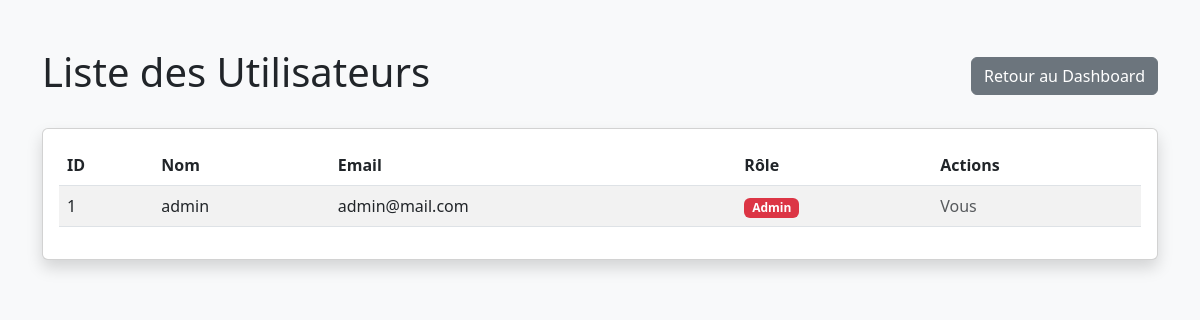
The page /admin/users.php (signed in) on the database its author committed.
### tables this page shows
CREATE TABLE IF NOT EXISTS `users` (
  `id` int(11) NOT NULL AUTO_INCREMENT,
  `nom` varchar(100) NOT NULL,
  `email` varchar(150) NOT NULL,
  `password` varchar(255) NOT NULL,
  `role` enum('user','admin') DEFAULT 'user',
  PRIMARY KEY (`id`),
  UNIQUE KEY `email` (`email`)
);

### admin/users.php (the view, shortened to what this page needs)
<?php
require_once '../config/db.php';
$stmt = $pdo->query("SELECT * FROM users ORDER BY id DESC");
$users = $stmt->fetchAll();
?>
<!DOCTYPE html>
<html lang="fr">
<head>
    <link href="https://cdn.jsdelivr.net/npm/bootstrap@5.3.0/dist/css/bootstrap.min.css" rel="stylesheet">
</head>
<body class="bg-light">
<div class="container mt-5">
    <div class="d-flex justify-content-between align-items-center mb-4">
        <h1>Liste des Utilisateurs</h1>
        <a href="index.php" class="btn btn-secondary">Retour au Dashboard</a>
    </div>
    <div class="card shadow">
        <div class="card-body">
            <table class="table table-striped">
                <thead>
                    <tr>
                        <th>ID</th>
                        <th>Nom</th>
                        <th>Email</th>
                        <th>Rôle</th>
                        <th>Actions</th>
                    </tr>
                </thead>
                <tbody>
                    <?php foreach ($users as $user): ?>
                    <tr>
                        <td><?= $user['id']; ?></td>
                        <td><?= htmlspecialchars($user['nom']); ?></td>
                        <td><?= htmlspecialchars($user['email']); ?></td>
                        <td>
                            <?php if($user['role'] === 'admin'): ?>
                                <span class="badge bg-danger">Admin</span>
                            <?php else: ?>
                                <span class="badge bg-info text-dark">Client</span>
                            <?php endif; ?>
                        </td>
                        <td>
                            <?php if($user['id'] != $_SESSION['user_id']): ?>
                                <a href="delete_user.php?id=<?= $user['id']; ?>"
                                   class="btn btn-sm btn-danger"
                                   onclick="return confirm('Êtes-vous sûr de vouloir bannir cet utilisateur ?');">
                                   Supprimer
                                </a>
                            <?php else: ?>
                                <span class="text-muted text-small">Vous</span>
                            <?php endif; ?>
                        </td>
                    </tr>
                    <?php endforeach; ?>
                </tbody>
            </table>
        </div>
    </div>
</div>
</body>
</html>

### rows shown on the page
users: id "1", nom "admin", email "admin@mail.com", role "Admin", shows "Vous"
